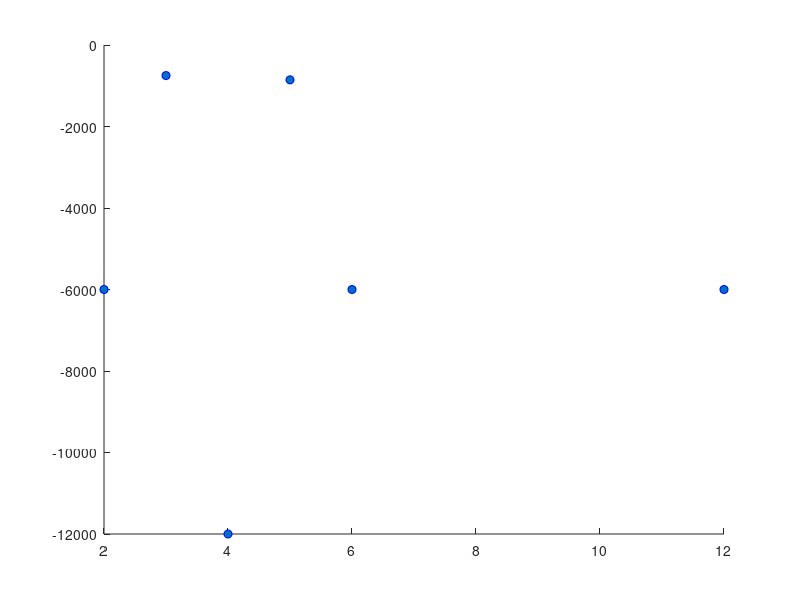

Recreate this plot in MATLAB. (Note: this script raises an error after producing the figure.)
close all
clear all
%---------------------------------------------
%Script to plot depth against author
%---------------------------------------------

label    = ['Berkerley et al (1998)''Mattioli et al(1998)''Shepherd et al (1998)''Mattioli & Herd (2003)''Widiwijayanti et al (2005)''Voight et al (2006)''Elsworth et al (2008)''Foroozan et al (2010)''Voight et al (2010b)''Mattioli et al (2010)''Hautmann et al (2010b)''Linde et al (2010)'];
spheresx = [2 3 4 5 6 12];
spheresy = [-6000 -750 -12000 -855 -6000 -6000];

figure(1)
hold on
scatter(spheresx,spheresy, 'filled', 'b', 'MarkerEdgeColor', [0 0 1])

petx     = [1];
pety     = [-5000];

scatter(petx, pety, 50,'d', 'blue', 'filled')

spheredxa = [7 7];
spheredya = [-12000 -5000];

plot(spheredxa, spheredya, '-oblue','MarkerFaceColor',[0 0 1],'MarkerEdgeColor', [0 0 1],'linewidth', 2 )

spheredxb = [8 8];
spheredyb = [-6000 -17000];

plot(spheredxb, spheredyb, '-oblue','MarkerFaceColor',[0 0 1],'MarkerEdgeColor', [0 0 1], 'linewidth', 2 )

prolx    = [9 10 11];
proly    = [-10400 -10400 -12250];

scatter(prolx, proly, 'blue', 'square', 'filled')

% Set Graph Title in fontsize
title('Changing opinions of Magma System Location', 'FontSize', 12, 'FontName', 'Arial');


% Set Y Axis
ylabel('Depth (meters)', 'FontSize', 12)

% Set Graph Background Color
set(gca,'Color',[1 1 1]);

% Set X Axis Number of Ticks
set(gca, 'XTick', 0:1:12)

% Define Rotation
text_rotation = 45;

% Define Labels
x_labels = {'';'Berkerley et al (1998)';'Mattioli et al(1998)';'Shepherd et al (1998)';'Mattioli & Herd (2003)';'Widiwijayanti et al (2005)';'Voight et al (2006)';'Elsworth et al (2008)';'Foroozan et al (2010)';'Voight et al (2010b)';'Mattioli et al (2010)';'Hautmann et al (2010b)';'Linde et al (2010)'};

% Get Current Tick Labels
tick_labels=get(gca,'XTickLabel');

% Remove Current Tick Labels
set(gca,'XTickLabel',[]);

% Get Tick Label Positions
x_label_positions=get(gca,'XTick');
c=get(gca,'YTick');

% Generate Y Positions
y_label_positions = repmat(  ...
	c(1)-.1*(c(2)-c(1)),       ... %{ Copy This Value (Y Position of Label}      }%
	length(x_label_positions), ... %{ Into An Array This Long (Number of Labels) }%
	1                          ... %{ With Width 1 (IE Array not Matrix)         }%
);
y_label_positions = y_label_positions - 500;

% Write New Tick Labels
text( ... 
  x_label_positions,                       ... %{ X Position of Text Label }%
  y_label_positions,                       ... %{ Y Position of Text Label }%
  x_labels,                                ... %{ Text To Be Printed       }%
  'HorizontalAlignment','right',           ... %{ Align Right              }%
  'rotation',text_rotation                 ... %{ Angle of Rotation        }%
);


% Show Grid Lines
%grid minor
%grid
grid off


% Set Graph Limits
%xMin xMax yMin yMax
axis([0 13 -18000 0])

% Set Whitespace around graph
% works from bottom left
% offset_y offset_x height_x height_y
% offset & height sums to 1 - we've left a 0.1 border at top right
set(gca, 'Position',[0.2 0.3 0.7 0.6])

waitforbuttonpress()

%legend command
%line_1_name = 'Petrological Constraint,';
%line_2_name = 'Single Sphere';
%line_3_name = 'Dual Sphere';
%line_4_name = 'Prolate';
%legend(line_2_name, line_1_name, line_3_name, line_4_name, 'Location','NorthEast')

%Save figure 1 to jpeg,called output_depths.jpg
% at a resolution of 500 dots per inch
% text is (for commercial print) 300
% images are 2000
print(1,'-djpeg','output_depth','-r500')